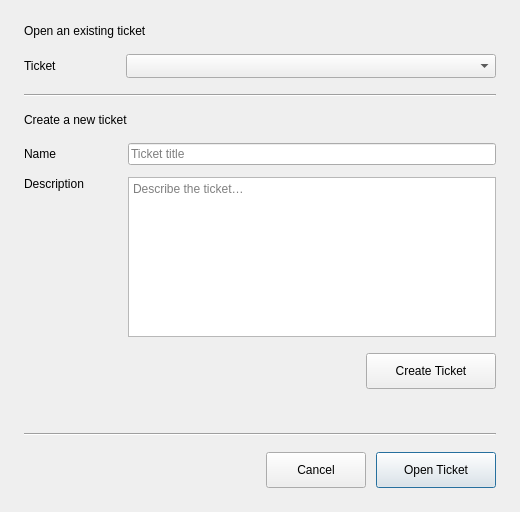
<?xml version="1.0" encoding="UTF-8"?>
<ui version="4.0">
 <class>TiketWahl</class>
 <widget class="QDialog" name="TiketWahl">
  <property name="geometry">
   <rect>
    <x>0</x>
    <y>0</y>
    <width>520</width>
    <height>512</height>
   </rect>
  </property>
  <property name="minimumSize">
   <size>
    <width>480</width>
    <height>500</height>
   </size>
  </property>
  <property name="windowTitle">
   <string>Select Ticket</string>
  </property>
  <layout class="QVBoxLayout" name="rootLayout">
   <property name="spacing">
    <number>16</number>
   </property>
   <property name="leftMargin">
    <number>24</number>
   </property>
   <property name="topMargin">
    <number>24</number>
   </property>
   <property name="rightMargin">
    <number>24</number>
   </property>
   <property name="bottomMargin">
    <number>24</number>
   </property>
   <item>
    <widget class="QLabel" name="labelOpenTitle">
     <property name="text">
      <string>Open an existing ticket</string>
     </property>
     <property name="role" stdset="0">
      <string>section</string>
     </property>
    </widget>
   </item>
   <item>
    <layout class="QHBoxLayout" name="openRow">
     <property name="spacing">
      <number>12</number>
     </property>
     <item>
      <widget class="QLabel" name="labelExisting">
       <property name="minimumSize">
        <size>
         <width>90</width>
         <height>0</height>
        </size>
       </property>
       <property name="text">
        <string>Ticket</string>
       </property>
       <property name="role" stdset="0">
        <string>field</string>
       </property>
      </widget>
     </item>
     <item>
      <widget class="QComboBox" name="comboExistingTickets">
       <property name="sizePolicy">
        <sizepolicy hsizetype="Expanding" vsizetype="Fixed">
         <horstretch>0</horstretch>
         <verstretch>0</verstretch>
        </sizepolicy>
       </property>
       <property name="sizeAdjustPolicy">
        <enum>QComboBox::SizeAdjustPolicy::AdjustToMinimumContentsLengthWithIcon</enum>
       </property>
      </widget>
     </item>
    </layout>
   </item>
   <item>
    <widget class="Line" name="dividerTop">
     <property name="orientation">
      <enum>Qt::Orientation::Horizontal</enum>
     </property>
    </widget>
   </item>
   <item>
    <widget class="QLabel" name="labelCreateTitle">
     <property name="text">
      <string>Create a new ticket</string>
     </property>
     <property name="role" stdset="0">
      <string>section</string>
     </property>
    </widget>
   </item>
   <item>
    <layout class="QFormLayout" name="formCreate">
     <property name="fieldGrowthPolicy">
      <enum>QFormLayout::FieldGrowthPolicy::AllNonFixedFieldsGrow</enum>
     </property>
     <property name="horizontalSpacing">
      <number>14</number>
     </property>
     <property name="verticalSpacing">
      <number>12</number>
     </property>
     <item row="0" column="0">
      <widget class="QLabel" name="labelName">
       <property name="minimumSize">
        <size>
         <width>90</width>
         <height>0</height>
        </size>
       </property>
       <property name="text">
        <string>Name</string>
       </property>
       <property name="role" stdset="0">
        <string>field</string>
       </property>
      </widget>
     </item>
     <item row="0" column="1">
      <widget class="QLineEdit" name="lineEditName">
       <property name="placeholderText">
        <string>Ticket title</string>
       </property>
      </widget>
     </item>
     <item row="1" column="0">
      <widget class="QLabel" name="labelDescription">
       <property name="minimumSize">
        <size>
         <width>90</width>
         <height>0</height>
        </size>
       </property>
       <property name="text">
        <string>Description</string>
       </property>
       <property name="alignment">
        <set>Qt::AlignmentFlag::AlignLeading|Qt::AlignmentFlag::AlignLeft|Qt::AlignmentFlag::AlignTop</set>
       </property>
       <property name="role" stdset="0">
        <string>field</string>
       </property>
      </widget>
     </item>
     <item row="1" column="1">
      <widget class="QTextEdit" name="textEditDescription">
       <property name="minimumSize">
        <size>
         <width>0</width>
         <height>96</height>
        </size>
       </property>
       <property name="maximumSize">
        <size>
         <width>16777215</width>
         <height>160</height>
        </size>
       </property>
       <property name="placeholderText">
        <string>Describe the ticket…</string>
       </property>
      </widget>
     </item>
    </layout>
   </item>
   <item>
    <layout class="QHBoxLayout" name="createRow">
     <item>
      <spacer name="createSpacer">
       <property name="orientation">
        <enum>Qt::Orientation::Horizontal</enum>
       </property>
       <property name="sizeHint" stdset="0">
        <size>
         <width>40</width>
         <height>20</height>
        </size>
       </property>
      </spacer>
     </item>
     <item>
      <widget class="QPushButton" name="pushButtonCreate">
       <property name="minimumSize">
        <size>
         <width>130</width>
         <height>36</height>
        </size>
       </property>
       <property name="cursor">
        <cursorShape>PointingHandCursor</cursorShape>
       </property>
       <property name="text">
        <string>Create Ticket</string>
       </property>
      </widget>
     </item>
    </layout>
   </item>
   <item>
    <spacer name="bottomSpacer">
     <property name="orientation">
      <enum>Qt::Orientation::Vertical</enum>
     </property>
     <property name="sizeHint" stdset="0">
      <size>
       <width>0</width>
       <height>8</height>
      </size>
     </property>
    </spacer>
   </item>
   <item>
    <widget class="Line" name="dividerBottom">
     <property name="orientation">
      <enum>Qt::Orientation::Horizontal</enum>
     </property>
    </widget>
   </item>
   <item>
    <layout class="QHBoxLayout" name="dialogButtons">
     <property name="spacing">
      <number>10</number>
     </property>
     <item>
      <spacer name="dialogButtonsSpacer">
       <property name="orientation">
        <enum>Qt::Orientation::Horizontal</enum>
       </property>
       <property name="sizeHint" stdset="0">
        <size>
         <width>40</width>
         <height>20</height>
        </size>
       </property>
      </spacer>
     </item>
     <item>
      <widget class="QPushButton" name="pushButtonCancel">
       <property name="minimumSize">
        <size>
         <width>100</width>
         <height>36</height>
        </size>
       </property>
       <property name="cursor">
        <cursorShape>PointingHandCursor</cursorShape>
       </property>
       <property name="text">
        <string>Cancel</string>
       </property>
      </widget>
     </item>
     <item>
      <widget class="QPushButton" name="pushButtonOpen">
       <property name="minimumSize">
        <size>
         <width>120</width>
         <height>36</height>
        </size>
       </property>
       <property name="cursor">
        <cursorShape>PointingHandCursor</cursorShape>
       </property>
       <property name="text">
        <string>Open Ticket</string>
       </property>
       <property name="default">
        <bool>true</bool>
       </property>
      </widget>
     </item>
    </layout>
   </item>
  </layout>
 </widget>
 <resources/>
 <connections/>
</ui>
